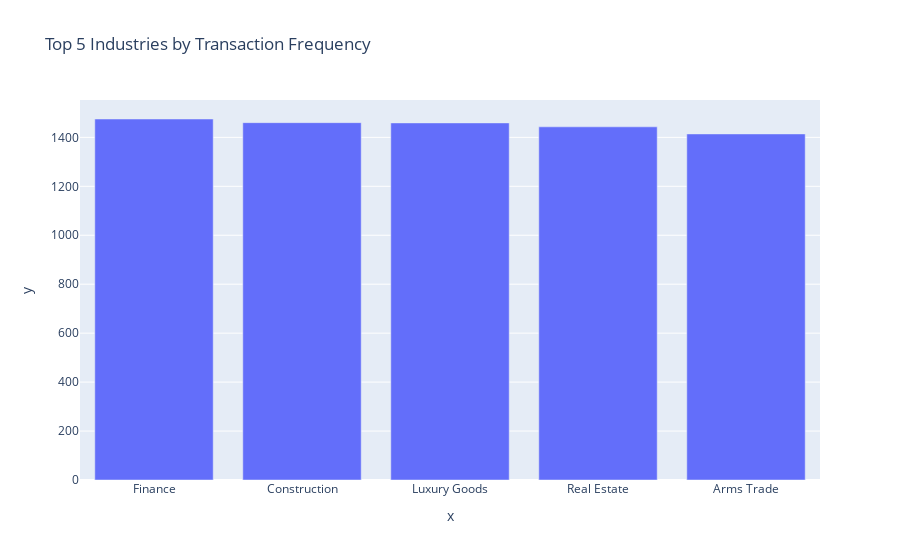

Notebook code for this chart:
### Code cell
fig = px.bar(x=industry_counts.index, y=industry_counts.values, title='Top 5 Industries by Transaction Frequency')
fig.show()

### Figure 1 — Plotly figure (JSON) as saved in the notebook; plotly's stock layout.template omitted (floating-point values rounded to 4 significant figures)
{"data": [{"alignmentgroup": "True", "hovertemplate": "x=%{x}<br>y=%{y}<extra></extra>", "legendgroup": "", "marker": {"color": "#636efa", "pattern": {"shape": ""}}, "name": "", "offsetgroup": "", "orientation": "v", "showlegend": false, "textposition": "auto", "type": "bar", "x": ["Finance", "Construction", "Luxury Goods", "Real Estate", "Arms Trade"], "xaxis": "x", "y": [1475, 1460, 1459, 1443, 1414], "yaxis": "y"}], "layout": {"barmode": "relative", "legend": {"tracegroupgap": 0}, "title": {"text": "Top 5 Industries by Transaction Frequency"}, "xaxis": {"anchor": "y", "domain": [0, 1], "title": {"text": "x"}}, "yaxis": {"anchor": "x", "domain": [0, 1], "title": {"text": "y"}}}}
